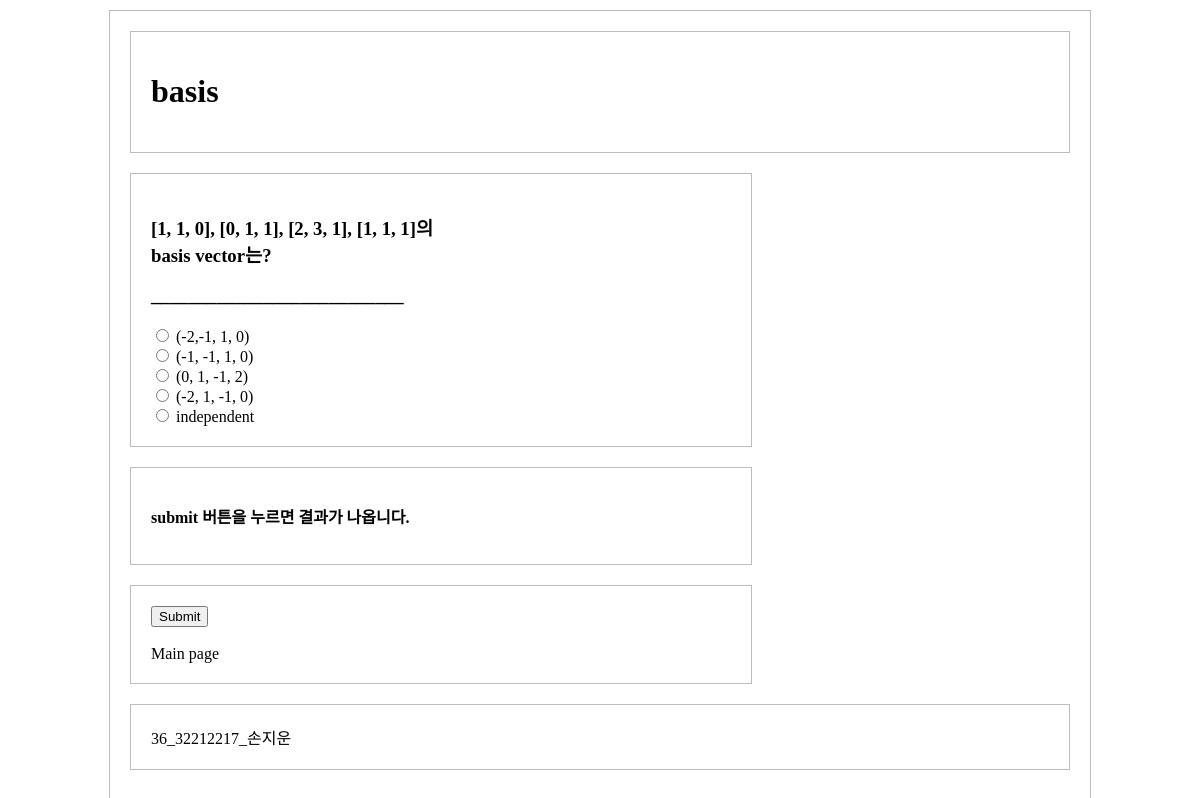
The app's page /5/ with its own data.
### polls/models.py (models this page shows, shortened)
class Exam(models.Model):
    exam_text = models.CharField(max_length=200)

class Question(models.Model):
    exam = models.ForeignKey(Exam, on_delete=models.CASCADE)
    question_text = models.TextField()
    question_contents = models.TextField()

class Choice(models.Model):
    question = models.ForeignKey(Question, on_delete=models.CASCADE)
    choice_text = models.CharField(max_length=200)
    answer = models.BooleanField(default = False)
    votes = models.IntegerField(default=0)

### polls/views.py (the view)
# urls.py: path('<int:exam_id>/', views.detail, name='detail'),
def detail(request, exam_id):
    exam = get_object_or_404(Exam, pk= exam_id)
    return render(request, 'polls/detail.html',{'exam':exam})

### polls/templates/polls/detail.html (shortened to what this page needs)
{% load static %}
<link rel="stylesheet" type="text/css" href="{% static 'polls/style.css' %}">
<!DOCTYPE html>
<html lang="en">
<head>
</head>
<body>
<div id="jb-container">
    <div id="jb-header">
        <h1>{{ exam.exam_text }}</h1>
    </div>
    <form action="{%  url 'polls:score' exam.id %}" method="post">
        {% for question in exam.question_set.all %}
            <div id="jb-maincontent">
                <h3>{{ question.question_text|linebreaks }}</h3>
                <h3>___________________________</h3>
                {% for choice in question.choice_set.all %}
                    <input type="radio" name="{{question.question_text}}" id="choice{{ forloop.counter }}" value="{{ choice.id }}">
                    <label for="choice{{ forloop.counter }}">{{ choice.choice_text }}</label><br>
                {% endfor %}
            </div>
        {% endfor %}
        <div id="jb-maincontent">
            <p><b>submit 버튼을 누르면 결과가 나옵니다.</b></p>
        </div>
        <div id="jb-content">
            <input type="submit" value="Submit"><br><br>
            <a href="{% url 'polls:index'%}">Main page</a>
        </div>
        <div id="jb-footer">
          36_32212217_손지운
      </div>
    </form>
</div>
</body>

### polls/static/polls/style.css (style rules this page uses)
#jb-container { margin: 10px auto; padding: 20px; border: 1px solid #bcbcbc; }
#jb-header { padding: 20px; margin-bottom: 20px; border: 1px solid #bcbcbc; }
#jb-content { padding: 20px; margin-bottom: 20px; border: 1px solid #bcbcbc; }
#jb-maincontent { padding: 20px; margin-bottom: 20px; border: 1px solid #bcbcbc; }
#jb-footer { padding: 20px; border: 1px solid #bcbcbc; }
@media ( min-width: 481px ) { #jb-container { width: 940px; } }
@media ( min-width: 481px ) { #jb-content { width: 580px; float: left; } }
@media ( min-width: 481px ) { #jb-maincontent { width: 580px; float: left; } }
@media ( min-width: 481px ) { #jb-footer { clear: both; } }
a { text-decoration: none; color: black; }

### records on screen
Exam: exam_text "basis"
Question: question_text "[1, 1, 0], [0, 1, 1], [2, 3, 1], [1, 1, 1]의 basis vector는?"
Choice: choice_text "(-2,-1, 1, 0)"
Choice: choice_text "(-1, -1, 1, 0)"
Choice: choice_text "(0, 1, -1, 2)"
Choice: choice_text "(-2, 1, -1, 0)"
Choice: choice_text "independent"
